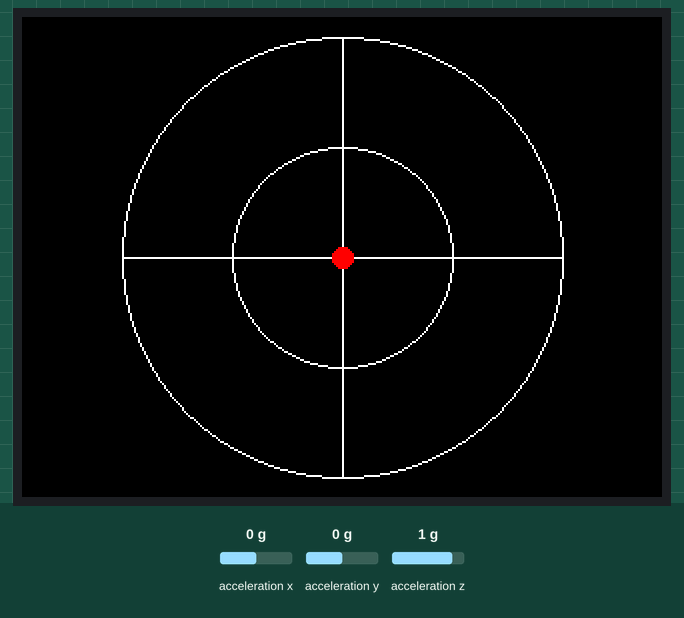
Recording of a program running on a simulated ESP32 board running MicroPython. On the bench: 320×240 colour display. The test bench sets the inputs (shaded band); at power-on: acceleration x 0 g, acceleration y 0 g, acceleration z 1 g.

Above: at 1.2 s.
1.3 s: acceleration x set to -1.4 g
At 2.3 s:
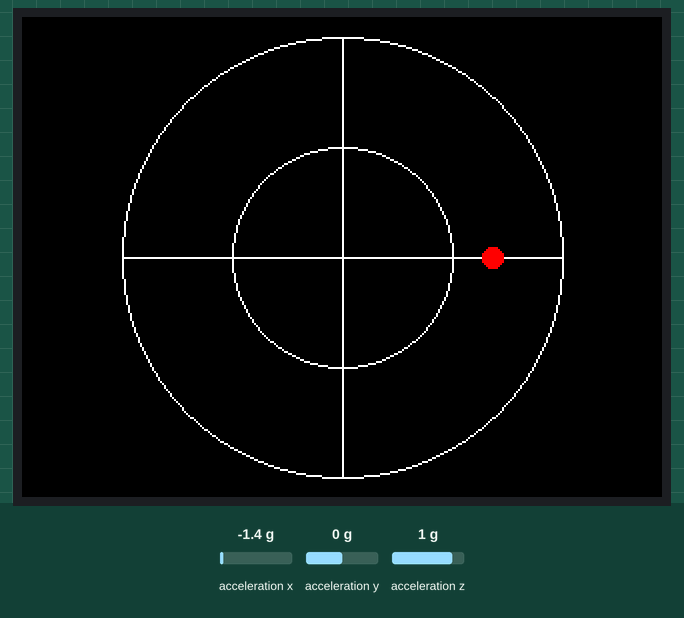
2.8 s: acceleration y set to -1.4 g
At 4.2 s:
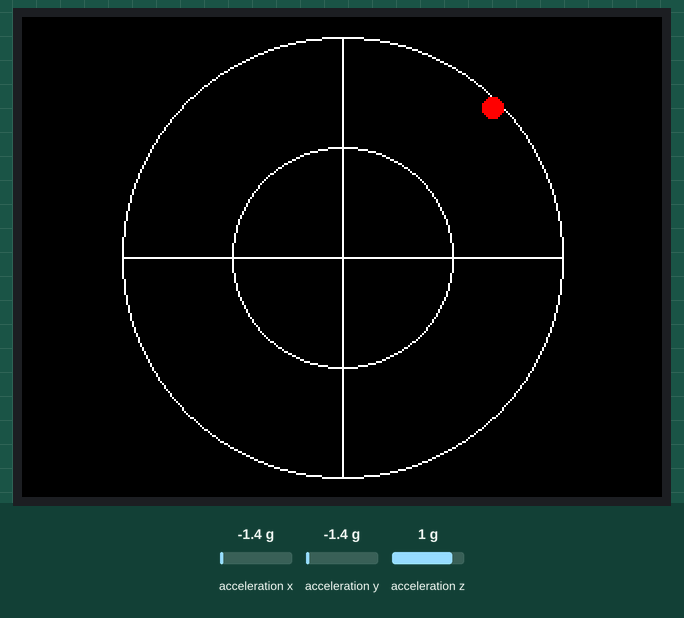
5.8 s: acceleration x set to -0.8 g
At 7.1 s:
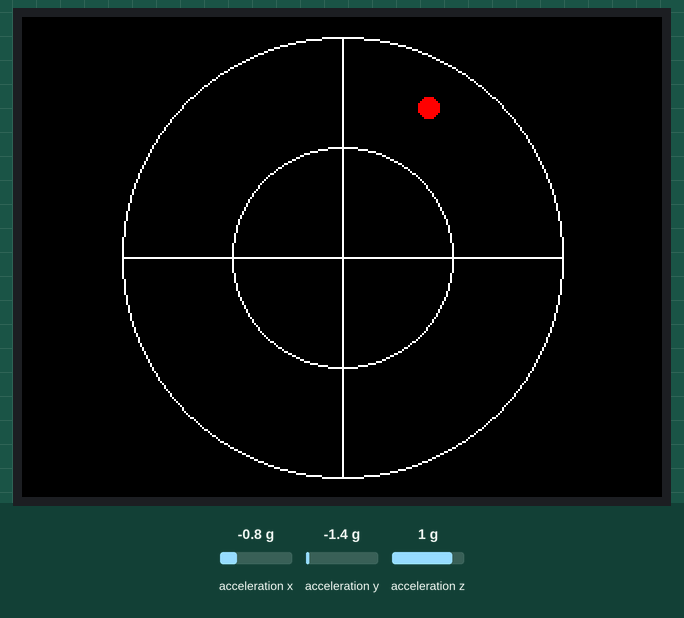
7.6 s: acceleration y set to -0.8 g
At 8.7 s:
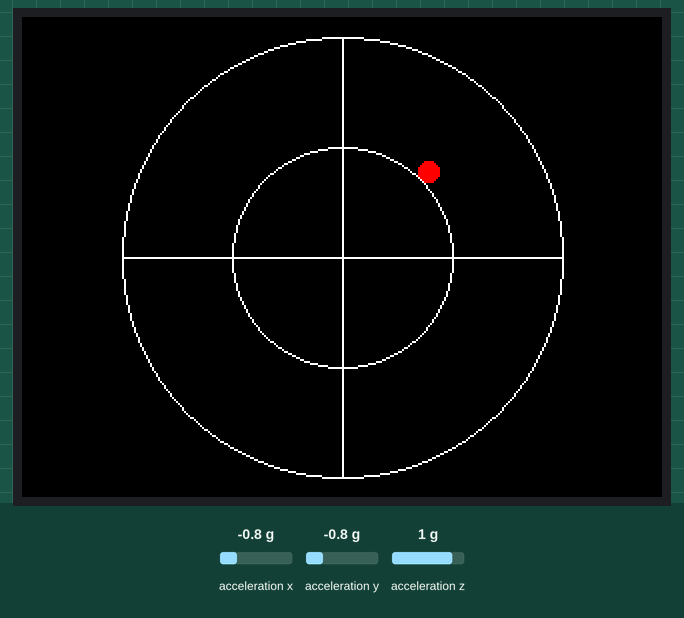
Timing chart, 0 to 10.4 s (numbered marks = the images above; inputs shaded):
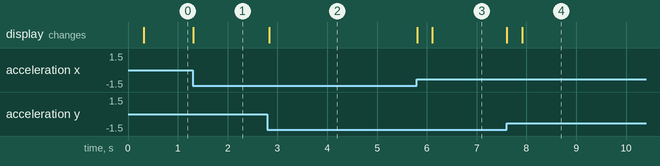

The program:

main.py
```python
# tested on M5Stack Gray
# based on http://blog.akanumahiroaki.com/entry/2018/10/27/235000
from m5stack import lcd
from machine import I2C
from mpu9250 import MPU9250
import time

i2c = I2C(sda=21, scl=22)
sensor = MPU9250(i2c)

lcd.clear()

x, y = 0, 0

while True:
    ax, ay, az = sensor.acceleration
    ax = ax * -1  # original is left negative

    # clear previous ball
    lcd.circle(x, y, 5, lcd.BLACK, lcd.BLACK)

    # g-bowl
    lcd.circle(160, 120, 110, lcd.WHITE)
    lcd.circle(160, 120, 55, lcd.WHITE)
    lcd.line(50, 120, 270, 120, lcd.WHITE)
    lcd.line(160, 10, 160, 230, lcd.WHITE)

    # plot ball
    x = int(ax * (55 / 10)) + 160
    y = int(ay * (55 / 10)) + 120
    lcd.circle(x, y, 5, lcd.RED, lcd.RED)

    time.sleep_ms(20)
```

Measured:
- after the input at 1.3 s, the display: changes at once (image 1)
- after the input at 2.8 s, the display: changes at once (image 2)
- after the input at 5.8 s, the display: first changes at once (image 3 shows a later state)
- after the input at 7.6 s, the display: first changes at once (image 4 shows a later state)
